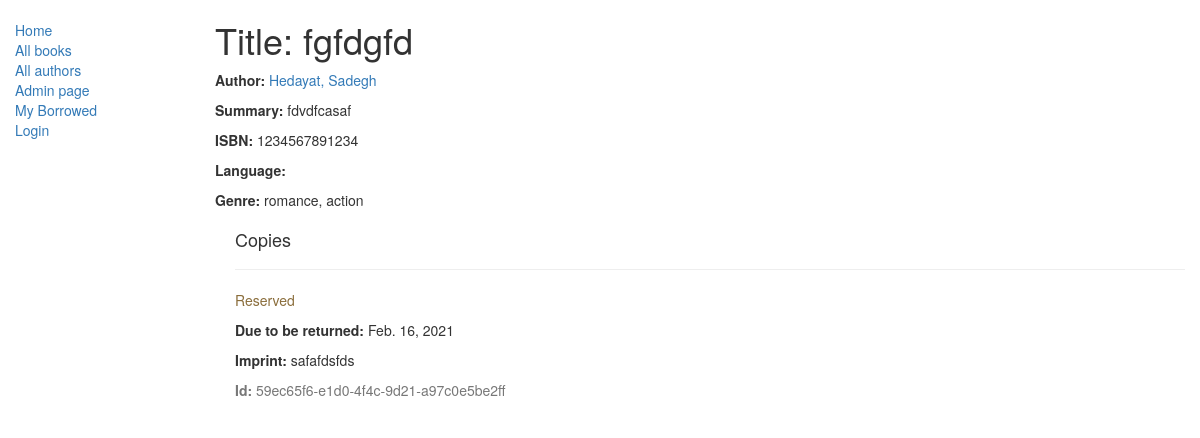
/catalog/book/2, run on an earlier commit of the app's database.
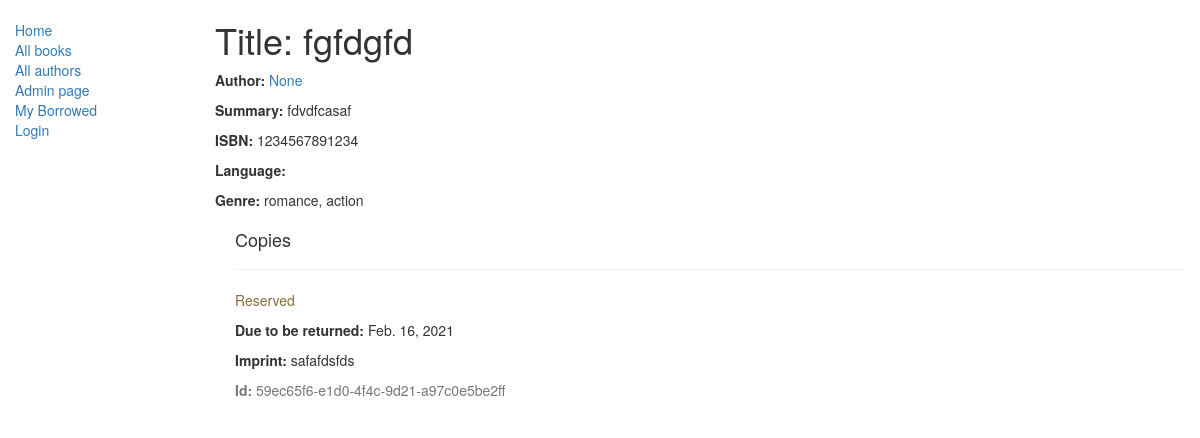
And on a later commit of the database.
### catalog/models.py (models this page shows, shortened)
class Book(models.Model):
    title = models.CharField(max_length=200)
    author = models.ForeignKey('Author', on_delete=models.SET_NULL, null=True)
    summary = models.TextField(max_length=1000, help_text="Enter a brief description of the book")
    isbn = models.CharField('ISBN',max_length=13, help_text='13 Character <a href="https://www.isbn-international.org/content/what-isbn">ISBN number</a>')
    genre = models.ManyToManyField('Genre', help_text="Select a genre for this book")
    def display_genre(self):
        """
        Creates a string for the Genre. This is required to display genre in Admin.
        """
        return ', '.join([ genre.name for genre in self.genre.all()[:3] ])
    display_genre.short_description = 'Genre'

class Author(models.Model):
    first_name = models.CharField(max_length=100)
    last_name = models.CharField(max_length=100)
    date_of_birth = models.DateField(null=True, blank=True)
    date_of_death = models.DateField('Died', null=True, blank=True)
    def __str__(self):
        return '%s, %s' % (self.last_name, self.first_name)

### catalog/views.py (the view)
# urls.py: re_path(r'^book/(?P<pk>\d+)$', views.BookDetailView.as_view(), name='book-detail'),
class BookDetailView(generic.DetailView):
    model = models.Book
    template_name = 'catalog/book_detail.html'

### catalog/models.py (called while the page is built)
    def __str__(self):
        return self.name

### catalog/templates/catalog/book_detail.html
{% extends "catalog/base_generic.html" %}
{% block content %}
  <h1>Title: {{ book.title }}</h1>
  <p><strong>Author:</strong> <a href="">{{ book.author }}</a></p>
  <p><strong>Summary:</strong> {{ book.summary }}</p>
  <p><strong>ISBN:</strong> {{ book.isbn }}</p>
  <p><strong>Language:</strong> {{ book.language }}</p>
  <p><strong>Genre:</strong> {% for genre in book.genre.all %} {{ genre }}{% if not forloop.last %}, {% endif %}{% endfor %}</p>
  <div style="margin-left:20px;margin-top:20px">
    <h4>Copies</h4>
    {% for copy in book.bookinstance_set.all %}
    <hr>
    <p class="{% if copy.status == 'a' %}text-success{% elif copy.status == 'm' %}text-danger{% else %}text-warning{% endif %}">{{ copy.get_status_display }}</p>
    {% if copy.status != 'a' %}<p><strong>Due to be returned:</strong> {{copy.due_back}}</p>{% endif %}
    <p><strong>Imprint:</strong> {{copy.imprint}}</p>
    <p class="text-muted"><strong>Id:</strong> {{copy.id}}</p>
    {% endfor %}
  </div>
{% endblock %}

What changed in the data, as far as the page shows it:
changed Book "fgfdgfd": author "Hedayat, Sadegh" → "None"
